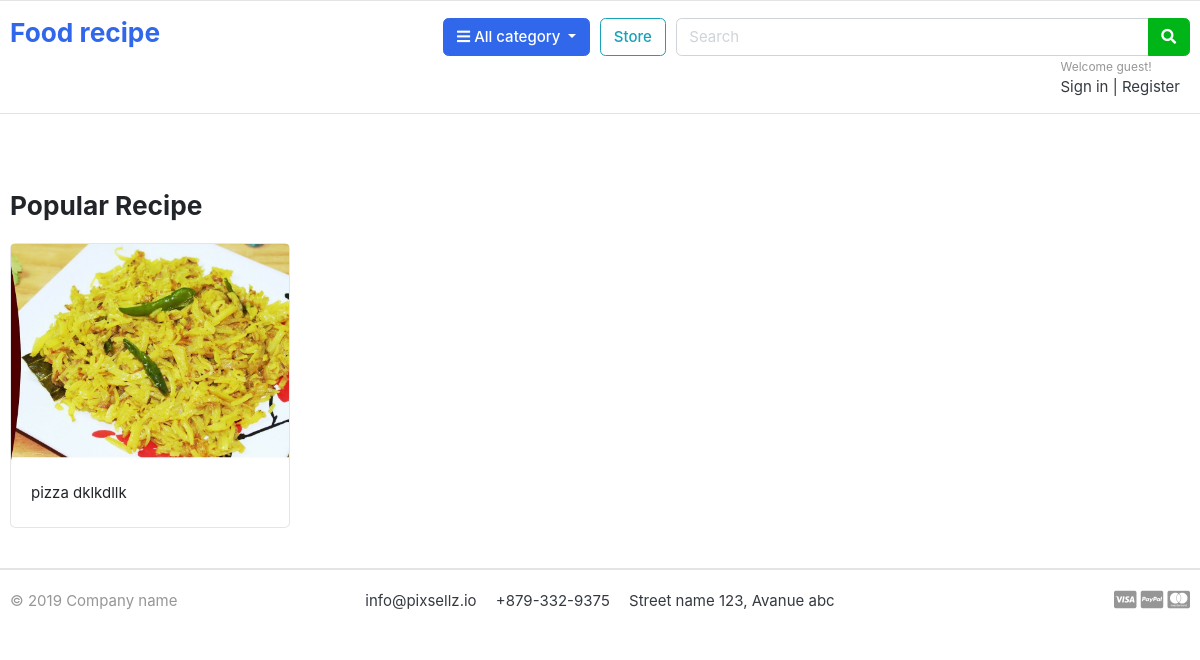
Before: /store/category/beaf/ with the older database file.
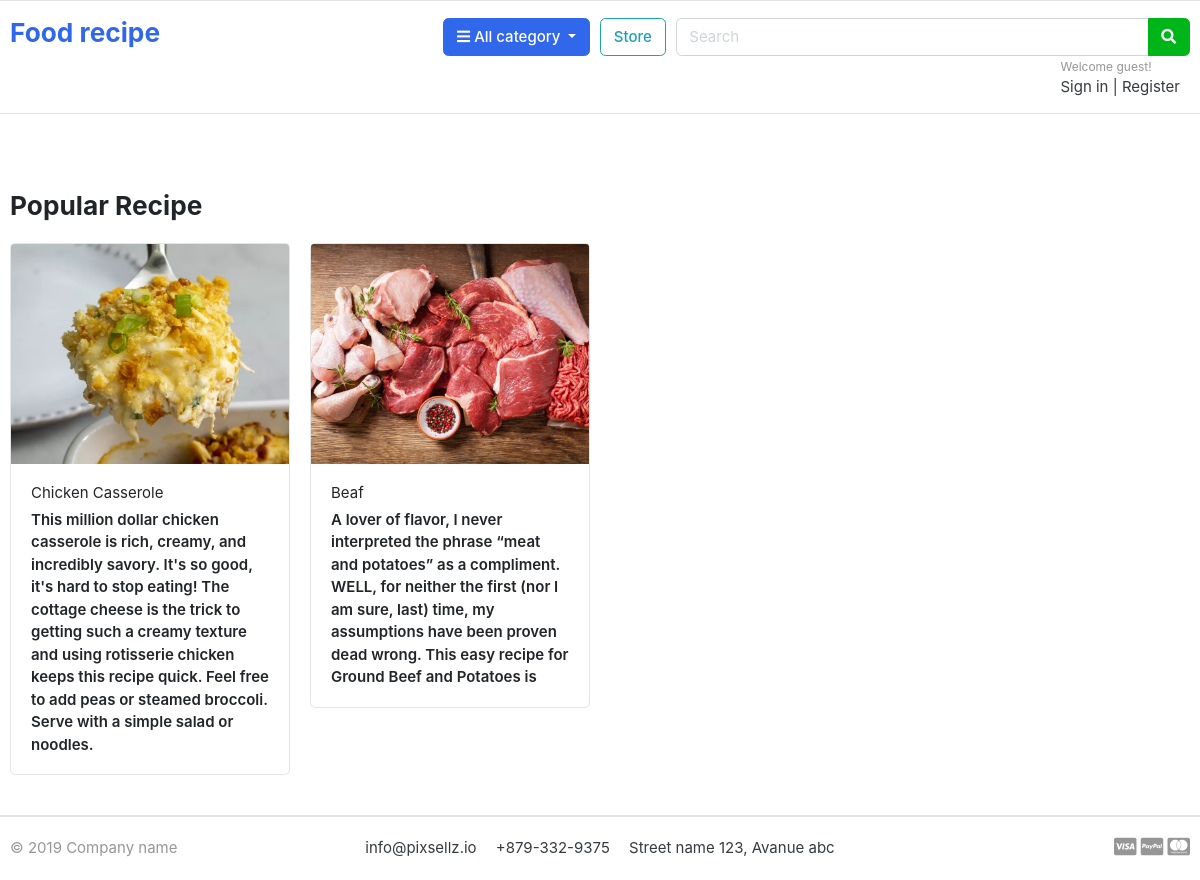
After: the same page with the newer database file.
### store/models.py (models this page shows, shortened)
class Product(models.Model):
    product_name = models.CharField(max_length=100, unique=True)
    slug = models.SlugField(max_length=100,unique=True)
    description = models.TextField(max_length=500, blank=True)
    ingredients = models.TextField(max_length=500,blank=True)
    instructions = models.TextField(max_length=500,blank=True)
    image = models.ImageField(upload_to='photos/products')
    category = models.ForeignKey(Category, on_delete=models.CASCADE)
    created_date = models.DateTimeField(auto_now_add=True)
    modified_date = models.DateTimeField(auto_now=True)
    author = models.ForeignKey(User, on_delete=models.CASCADE,default=1, related_name='user_data')

### store/views.py (the view)
# urls.py: path('', views.Store, name='store'),
def Store(request, category_slug = None):
    product=None
    if category_slug:
        category = get_object_or_404(Category, slug = category_slug)
        product = Product.objects.filter(category=category)
    else:
        product = Product.objects.all()
    cat = Category.objects.all()
    context =  {'product' : product, 'category':cat}
    return render(request,'index.html', context)

### templates/index.html (shortened to what this page needs)
{% extends 'base.html' %}
{% load static %}
{% block body %}
<section class="section-intro padding-y-sm">
</section>
<section class="section-name padding-y-sm">
<div class="container">
{% if product %}
<header class="section-heading">
	<h3 class="section-title">Popular Recipe</h3>
</header>
<div class="row">
	{% for recipe in product %}
	<div class="col-md-3">
		<div class="card card-product-grid">
			<a href="{% url 'product_detail' recipe.category.slug recipe.slug %}" class="img-wrap"> <img src="{{recipe.image.url}}"> </a>
			<figcaption class="info-wrap">
				<a class="title">{{recipe.product_name}}</a>
				<div class="price mt-1">{{recipe.description}}</div>
			</figcaption>
		</div>
	</div>
	{% endfor %}
</div>
{% else %}
<h2> Recipe List is Empty </h2>
{% endif%}
</div>
</section>
{% endblock %}

Changed rows visible on the page:
removed Product: image (picture), product_name "pizza dklkdllk"
added Product: image (picture), product_name "Chicken Casserole", description "This million dollar chicken casserole is rich, creamy, and incredibly savory. It's so good, it's hard to stop eating! The cottage cheese is the trick to getting such a creamy texture and using rotisserie chicken keeps this recipe quick. Feel free to add peas or steamed broccoli. Serve with a simple salad or noodles."
added Product: image (picture), product_name "Beaf", description "A lover of flavor, I never interpreted the phrase “meat and potatoes” as a compliment. WELL, for neither the first (nor I am sure, last) time, my assumptions have been proven dead wrong. This easy recipe for Ground Beef and Potatoes is"
